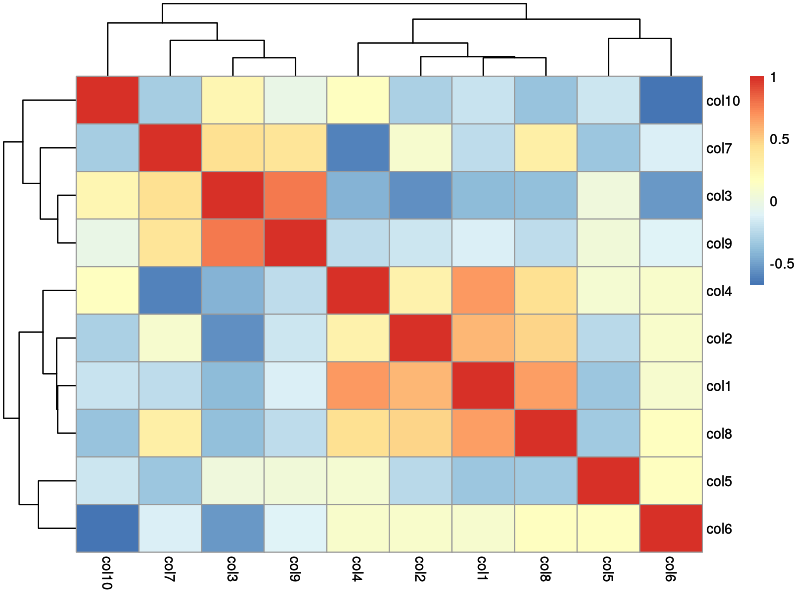

This chart was generated by the following R code:
set.seed(123)  # Set seed for reproducibility

library(pheatmap)
data <- matrix(rnorm(100, 0, 10), nrow = 10, ncol = 10)           # Create example data
colnames(data) <- paste0("col", 1:10)                             # Column names
rownames(data) <- paste0("row", 1:10)                             # Row names
cor(data)
p<-pheatmap( cor(data))
p

#Principle component analysis
prcomp(data)
princomp(data)
